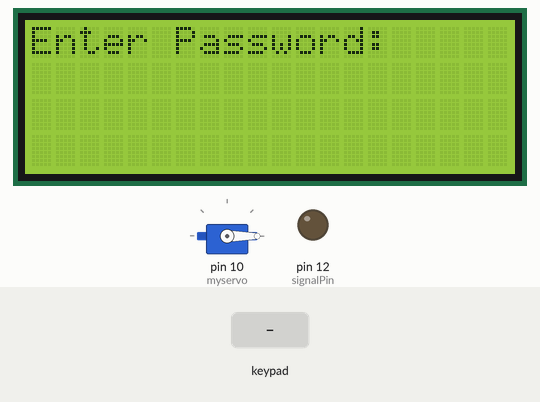
Bench run of a sketch on a simulated Arduino Uno, built with avr-gcc and run on an emulated ATmega328P. On the bench: servo, 20×4 character LCD, output pins drawn as LEDs (lit = HIGH). Inputs (shaded band) come from the test bench. What the sketch prints to the serial monitor is not drawn.

Above: at 1.2 s.
1.3 s: keypad keys 1 2 3 4 5 6 7 pressed 0.4 s apart
At 6.9 s:
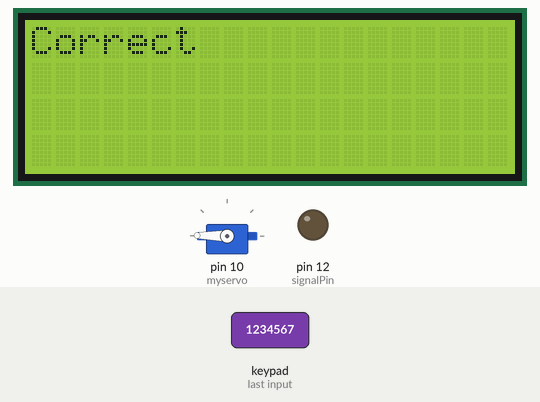
10.9 s: key '1' pressed
13.9 s: keypad keys 1 2 3 4 5 6 7 # pressed 0.4 s apart
At 17.1 s:
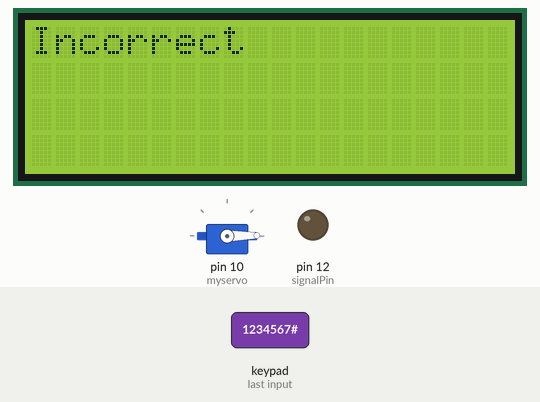
18.6 s: keypad keys 1 2 3 4 5 6 7 * pressed 0.4 s apart
At 22.0 s:
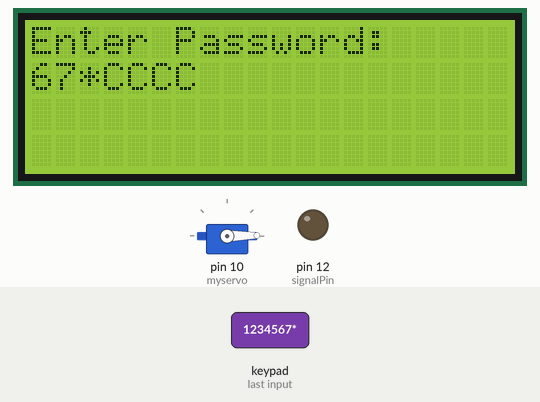
23.3 s: keypad keys 1 2 3 4 5 6 7 A pressed 0.4 s apart
At 27.4 s:
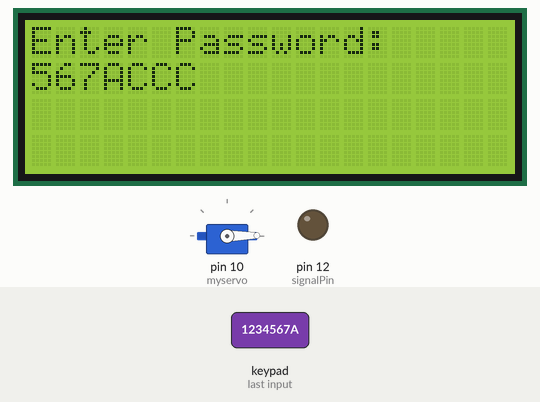
28.0 s: keypad keys 1 2 3 4 5 6 7 D pressed 0.4 s apart
At 32.2 s:
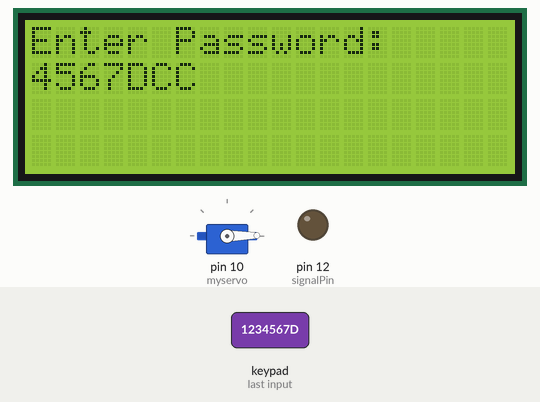
Timing chart, 0 to 33.7 s (numbered marks = the images above; inputs shaded):
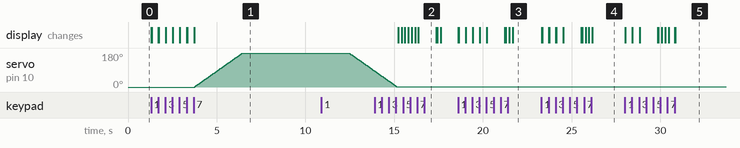

The sketch:

Smart_Key_Home.ino
```cpp
#include <Wire.h>
#include <LiquidCrystal_I2C.h>
#include <Keypad.h>
#include <Servo.h>


#define Password_Length 8

int signalPin = 12;

char Data[Password_Length];
char Master[Password_Length] = "1234567";
int data_count = 0, master_count = 0;
bool Pass_is_good;
char customKey;

const byte ROWS = 4;
const byte COLS = 4;

char hexaKeys[ROWS][COLS] = {
  {'1', '2', '3', 'A'},
  {'4', '5', '6', 'B'},
  {'7', '8', '9', 'C'},
  {'*', '0', '#', 'D'}
};

byte rowPins[ROWS] = {9, 8, 7, 6};
byte colPins[COLS] = {5, 4, 3, 2};

Keypad customKeypad = Keypad(makeKeymap(hexaKeys), rowPins, colPins, ROWS, COLS);
Servo myservo;
LiquidCrystal_I2C lcd(0x27,20,4);  // set the LCD address to 0x27 for a 16 chars and 2 line display

int pos = 0;
String pass = "";
int a ;

void setup()
{
  Serial.begin(9600);
  myservo.attach(10);
  myservo.write(pos);

  lcd.init();
  lcd.backlight();
  pinMode(signalPin, OUTPUT);
}


void loop()
{

  lcd.setCursor(0,0);
  lcd.print("Enter Password:");

  customKey = customKeypad.getKey();
  if (customKey){
    lcd.clear();
    Data[data_count] = customKey;
    lcd.setCursor(0,1);
    lcd.print(String(Data));
    data_count++;
    }

  if(data_count == Password_Length-1){

    lcd.clear();
    Serial.println(Data);
    Serial.println("Sama");
    Serial.println(Master);

    if(!strcmp(Data, Master)){
      lcd.print("Correct");
        while(pos < 180)
        {
          myservo.write(pos);
          delay(15);
          pos = pos + 1;
          //Serial.println(pos);
        }
        delay(6000);

        while(!(pos == 0))
        {
          myservo.write(pos);
          delay(15);
          pos = pos - 1;
          //Serial.println(pos);
        }
        clearArray();
      }
    else{
      lcd.print("Incorrect");
      delay(1000);
      clearArray();
     }
  }

}

void clearArray(){
  data_count = 0;
        for(int i=6;i!=0;i=i-1){
              Data[i] = "";
        }

}
```

Measured:
- after the input at 1.3 s, servo on pin 10 (myservo): moves from 0° to 179° over 2.7 s, starting after 2.5 s; the display: first changes at once (image 1 shows a later state)
- after the input at 13.9 s, the display: first differs from a run without the input after 1.5 s (image 2 shows a later state)
- after the input at 18.6 s, the display: first changes at once (image 3 shows a later state)
- after the input at 23.3 s, the display: first changes at once (image 4 shows a later state)
- after the input at 28.0 s, the display: first changes at once (image 5 shows a later state)
